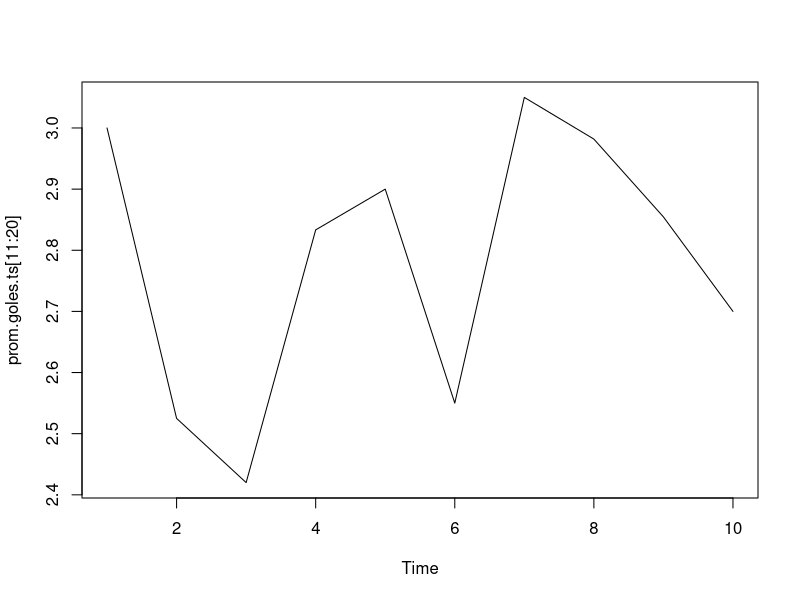

Write R code to recreate this figure.

library(dplyr)

setwd("C:/Paramont/Pogra/Cursos/BEDU/Modulo2-Programacion-con-R/postwork/postwork-06")
df <- read.csv("match.data.csv")


# 1 
# Agregando la columna sumagoles
df <- mutate(df,date=as.Date(date, "%Y-%m-%d"), sumagoles=home.score+away.score)

# 2
# Obteniendo promedio de sumagoles por mes
prom.goles <- df %>% 
  group_by(format(date, "%Y-%m")) %>% 
  summarise(goles.prom.mes=mean(sumagoles))

# 3
# Creando serie de tiempo para el promedio mensual de goles
prom.goles <- as.data.frame(prom.goles)
prom.goles <- rename(prom.goles, date='format(date, "%Y-%m")')
prom.goles <- prom.goles[prom.goles$date <= '2019-12',]
prom.goles.ts <- ts(prom.goles$goles.prom.mes, start=1, frequency=10)


# 4 
# Graficando
ts.plot(prom.goles.ts[11:20])

